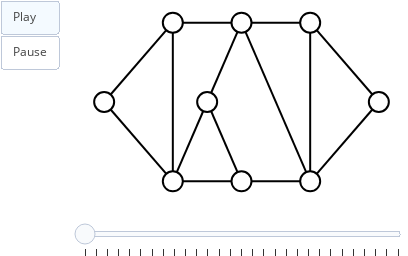

Here is the notebook cell this chart was saved with:
### Code cell
from math import inf, isinf

red = (255, 0, 0)
black = (0, 0, 0)
green = (0,255,0)

frames = []

sn.reset_node_colors(g)
sn.reset_edge_colors(g)
snapshot(g, frames)

#criando objeto
F = Forest(g)

#loop passando em todas as arestas
for aresta in g.edges():
    
    n = aresta[0]
    m = aresta[1]
    
    g.edge[n][m]['color'] = red
    snapshot(g, frames)
    
    #se ao adicionar não for formar um circuito
    if F.adding_does_not_form_circuit(n,m):
        
        #adiciona ao objeto e pinta de verde
        g.edge[n][m]['color'] = green
        snapshot(g, frames)
        F.add(n,m)
        
    #se for formar um circuito, não adiciona
    else:
        g.edge[n][m]['color'] = black
        snapshot(g, frames)    
    
sn.show_animation(frames)

### Figure 1 — Plotly figure (JSON) as saved in the notebook; plotly's stock layout.template omitted (floating-point values rounded to 4 significant figures)
{"data": [{"hoverinfo": "none", "line": {"color": "rgb(0, 0, 0)", "width": 2}, "mode": "lines", "x": [0, 0.25, null], "y": [0.5, 1, null]}, {"hoverinfo": "none", "line": {"color": "rgb(0, 0, 0)", "width": 2}, "mode": "lines", "x": [0, 0.25, null], "y": [0.5, 0, null]}, {"hoverinfo": "none", "line": {"color": "rgb(0, 0, 0)", "width": 2}, "mode": "lines", "x": [0.25, 0.5, null], "y": [1, 1, null]}, {"hoverinfo": "none", "line": {"color": "rgb(0, 0, 0)", "width": 2}, "mode": "lines", "x": [0.25, 0.25, null], "y": [1, 0, null]}, {"hoverinfo": "none", "line": {"color": "rgb(0, 0, 0)", "width": 2}, "mode": "lines", "x": [0.5, 0.375, null], "y": [1, 0.5, null]}, {"hoverinfo": "none", "line": {"color": "rgb(0, 0, 0)", "width": 2}, "mode": "lines", "x": [0.5, 0.75, null], "y": [1, 1, null]}, {"hoverinfo": "none", "line": {"color": "rgb(0, 0, 0)", "width": 2}, "mode": "lines", "x": [0.5, 0.75, null], "y": [1, 0, null]}, {"hoverinfo": "none", "line": {"color": "rgb(0, 0, 0)", "width": 2}, "mode": "lines", "x": [0.75, 1, null], "y": [1, 0.5, null]}, {"hoverinfo": "none", "line": {"color": "rgb(0, 0, 0)", "width": 2}, "mode": "lines", "x": [0.75, 0.75, null], "y": [1, 0, null]}, {"hoverinfo": "none", "line": {"color": "rgb(0, 0, 0)", "width": 2}, "mode": "lines", "x": [1, 0.75, null], "y": [0.5, 0, null]}, {"hoverinfo": "none", "line": {"color": "rgb(0, 0, 0)", "width": 2}, "mode": "lines", "x": [0.75, 0.5, null], "y": [0, 0, null]}, {"hoverinfo": "none", "line": {"color": "rgb(0, 0, 0)", "width": 2}, "mode": "lines", "x": [0.5, 0.375, null], "y": [0, 0.5, null]}, {"hoverinfo": "none", "line": {"color": "rgb(0, 0, 0)", "width": 2}, "mode": "lines", "x": [0.5, 0.25, null], "y": [0, 0, null]}, {"hoverinfo": "none", "line": {"color": "rgb(0, 0, 0)", "width": 2}, "mode": "lines", "x": [0.25, 0.375, null], "y": [0, 0.5, null]}, {"hoverinfo": "none", "marker": {"color": "rgb(255, 255, 255)", "line": {"color": "rgb(0, 0, 0)", "width": 2}, "size": 20}, "mode": "markers+text", "text": [], "textfont": {"color": "rgb(0, 0, 0)"}, "textposition": "middle center", "x": [0], "y": [0.5]}, {"hoverinfo": "none", "marker": {"color": "rgb(255, 255, 255)", "line": {"color": "rgb(0, 0, 0)", "width": 2}, "size": 20}, "mode": "markers+text", "text": [], "textfont": {"color": "rgb(0, 0, 0)"}, "textposition": "middle center", "x": [0.25], "y": [1]}, {"hoverinfo": "none", "marker": {"color": "rgb(255, 255, 255)", "line": {"color": "rgb(0, 0, 0)", "width": 2}, "size": 20}, "mode": "markers+text", "text": [], "textfont": {"color": "rgb(0, 0, 0)"}, "textposition": "middle center", "x": [0.5], "y": [1]}, {"hoverinfo": "none", "marker": {"color": "rgb(255, 255, 255)", "line": {"color": "rgb(0, 0, 0)", "width": 2}, "size": 20}, "mode": "markers+text", "text": [], "textfont": {"color": "rgb(0, 0, 0)"}, "textposition": "middle center", "x": [0.75], "y": [1]}, {"hoverinfo": "none", "marker": {"color": "rgb(255, 255, 255)", "line": {"color": "rgb(0, 0, 0)", "width": 2}, "size": 20}, "mode": "markers+text", "text": [], "textfont": {"color": "rgb(0, 0, 0)"}, "textposition": "middle center", "x": [1], "y": [0.5]}, {"hoverinfo": "none", "marker": {"color": "rgb(255, 255, 255)", "line": {"color": "rgb(0, 0, 0)", "width": 2}, "size": 20}, "mode": "markers+text", "text": [], "textfont": {"color": "rgb(0, 0, 0)"}, "textposition": "middle center", "x": [0.75], "y": [0]}, {"hoverinfo": "none", "marker": {"color": "rgb(255, 255, 255)", "line": {"color": "rgb(0, 0, 0)", "width": 2}, "size": 20}, "mode": "markers+text", "text": [], "textfont": {"color": "rgb(0, 0, 0)"}, "textposition": "middle center", "x": [0.5], "y": [0]}, {"hoverinfo": "none", "marker": {"color": "rgb(255, 255, 255)", "line": {"color": "rgb(0, 0, 0)", "width": 2}, "size": 20}, "mode": "markers+text", "text": [], "textfont": {"color": "rgb(0, 0, 0)"}, "textposition": "middle center", "x": [0.25], "y": [0]}, {"hoverinfo": "none", "marker": {"color": "rgb(255, 255, 255)", "line": {"color": "rgb(0, 0, 0)", "width": 2}, "size": 20}, "mode": "markers+text", "text": [], "textfont": {"color": "rgb(0, 0, 0)"}, "textposition": "middle center", "x": [0.375], "y": [0.5]}], "layout": {"height": 256, "margin": {"b": 0, "l": 0, "r": 0, "t": 0}, "showlegend": false, "sliders": [{"currentvalue": {"visible": false}, "steps": [{"args": [[0], {"frame": {"redraw": false}, "mode": "immediate"}], "label": "", "method": "animate"}, {"args": [[1], {"frame": {"redraw": false}, "mode": "immediate"}], "label": "", "method": "animate"}, {"args": [[2], {"frame": {"redraw": false}, "mode": "immediate"}], "label": "", "method": "animate"}, {"args": [[3], {"frame": {"redraw": false}, "mode": "immediate"}], "label": "", "method": "animate"}, {"args": [[4], {"frame": {"redraw": false}, "mode": "immediate"}], "label": "", "method": "animate"}, {"args": [[5], {"frame": {"redraw": false}, "mode": "immediate"}], "label": "", "method": "animate"}, {"args": [[6], {"frame": {"redraw": false}, "mode": "immediate"}], "label": "", "method": "animate"}, {"args": [[7], {"frame": {"redraw": false}, "mode": "immediate"}], "label": "", "method": "animate"}, {"args": [[8], {"frame": {"redraw": false}, "mode": "immediate"}], "label": "", "method": "animate"}, {"args": [[9], {"frame": {"redraw": false}, "mode": "immediate"}], "label": "", "method": "animate"}, {"args": [[10], {"frame": {"redraw": false}, "mode": "immediate"}], "label": "", "method": "animate"}, {"args": [[11], {"frame": {"redraw": false}, "mode": "immediate"}], "label": "", "method": "animate"}, {"args": [[12], {"frame": {"redraw": false}, "mode": "immediate"}], "label": "", "method": "animate"}, {"args": [[13], {"frame": {"redraw": false}, "mode": "immediate"}], "label": "", "method": "animate"}, {"args": [[14], {"frame": {"redraw": false}, "mode": "immediate"}], "label": "", "method": "animate"}, {"args": [[15], {"frame": {"redraw": false}, "mode": "immediate"}], "label": "", "method": "animate"}, {"args": [[16], {"frame": {"redraw": false}, "mode": "immediate"}], "label": "", "method": "animate"}, {"args": [[17], {"frame": {"redraw": false}, "mode": "immediate"}], "label": "", "method": "animate"}, {"args": [[18], {"frame": {"redraw": false}, "mode": "immediate"}], "label": "", "method": "animate"}, {"args": [[19], {"frame": {"redraw": false}, "mode": "immediate"}], "label": "", "method": "animate"}, {"args": [[20], {"frame": {"redraw": false}, "mode": "immediate"}], "label": "", "method": "animate"}, {"args": [[21], {"frame": {"redraw": false}, "mode": "immediate"}], "label": "", "method": "animate"}, {"args": [[22], {"frame": {"redraw": false}, "mode": "immediate"}], "label": "", "method": "animate"}, {"args": [[23], {"frame": {"redraw": false}, "mode": "immediate"}], "label": "", "method": "animate"}, {"args": [[24], {"frame": {"redraw": false}, "mode": "immediate"}], "label": "", "method": "animate"}, {"args": [[25], {"frame": {"redraw": false}, "mode": "immediate"}], "label": "", "method": "animate"}, {"args": [[26], {"frame": {"redraw": false}, "mode": "immediate"}], "label": "", "method": "animate"}, {"args": [[27], {"frame": {"redraw": false}, "mode": "immediate"}], "label": "", "method": "animate"}, {"args": [[28], {"frame": {"redraw": false}, "mode": "immediate"}], "label": "", "method": "animate"}]}], "updatemenus": [{"buttons": [{"args": [null, {"frame": {"redraw": false}, "fromcurrent": true}], "label": "Play", "method": "animate"}, {"args": [[null], {"frame": {"redraw": false}, "mode": "immediate"}], "label": "Pause", "method": "animate"}], "showactive": true, "type": "buttons"}], "width": 408, "xaxis": {"showgrid": false, "showticklabels": false, "zeroline": false}, "yaxis": {"showgrid": false, "showticklabels": false, "zeroline": false}}}
